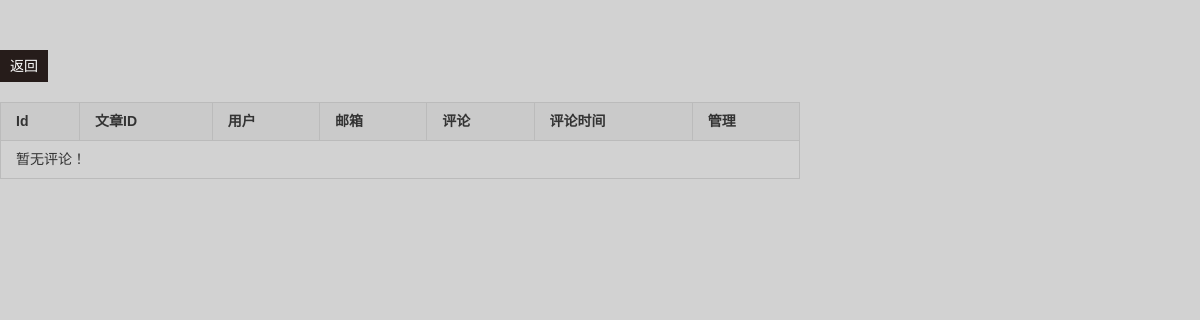
The page /admin/settings/comment-list.php (signed in) on the database as committed earlier.
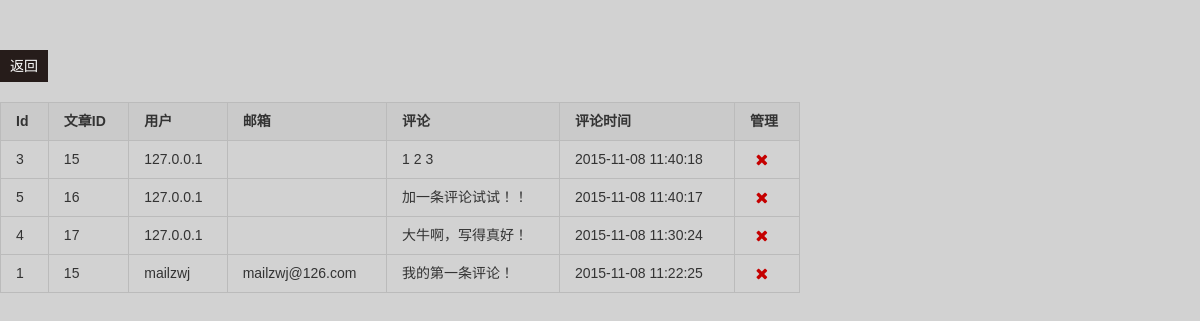
The same page on the database as committed later.
### tables this page shows
CREATE TABLE `comments` (
  `id` int(10) NOT NULL AUTO_INCREMENT,
  `articleid` int(10) NOT NULL,
  `user` varchar(255) DEFAULT NULL,
  `email` varchar(255) DEFAULT NULL,
  `content` text,
  `parentid` int(10) DEFAULT NULL,
  `reply_path` varchar(255) DEFAULT NULL,
  `reply_time` timestamp NULL DEFAULT CURRENT_TIMESTAMP ON UPDATE CURRENT_TIMESTAMP,
  `deleted` int(2) DEFAULT '1',
  PRIMARY KEY (`id`)
);

### admin/settings/comment-list.php (the view, shortened to what this page needs)
<!DOCTYPE html>
<html>
<head>
    <link rel="stylesheet" href="../assets/base/normalize.css">
    <link rel="stylesheet" href="../assets/base/common.css">
    <link rel="stylesheet" href="../assets/comment/list.css">
</head>
<body>
<?php
    $page = isset($_GET['page']) ? $_GET['page'] : 1;
    $page = intval($page);
    $pageSize = 15;
    $start = ($page - 1) * $pageSize;
    $end = $start + $pageSize;
    $rs = mysql_query('SELECT * FROM comments WHERE deleted=0 ORDER BY reply_time DESC LIMIT ' . $start . ',' . $end);
    $rows = mysql_num_rows($rs);
?>
<div class="set-wrap">
    <a href="./comment-review.php" target="_self" class="add-article">
        返回
    </a>
    <div class="art-table">
        <table class="art-list">
            <thead>
                <tr>
                    <th>Id</th>
                    <th>文章ID</th>
                    <th>用户</th>
                    <th>邮箱</th>
                    <th>评论</th>
                    <th>评论时间</th>
                    <th>管理</th>
                </tr>
            </thead>
            <tbody>
                <?php
                    if (!$rows) {
                ?>
                <tr>
                    <td colspan="7">暂无评论！</td>
                </tr>
                <?php
                    } else {
                        while($row = mysql_fetch_array($rs)) {
                ?>
                <tr>
                    <td><?php echo $row['id']; ?></td>
                    <td><?php echo $row['articleid']; ?></td>
                    <td><?php echo htmlspecialchars($row['user']); ?></td>
                    <td><?php echo htmlspecialchars($row['email']); ?></td>
                    <td><?php echo htmlspecialchars($row['content']); ?></td>
                    <td><?php echo $row['reply_time']; ?></td>
                    <td>
                        <a href="./comment-del.php?id=<?php echo $row['id']; ?>&artid=<?php echo $row['articleid']; ?>" target="_self" class="art-del"><span class="icon-remove11"></span></a>
                    </td>
                </tr>
                <?php
                        }
                    }
                ?>
            </tbody>
        </table>
    </div>
</div>
</body>
</html>

Rows that differ between the two databases and show on the page:
added comments: id "3", articleid "15", user "127.0.0.1", content "1 2 3", reply_time "2015-11-08 11:40:18"
added comments: id "5", articleid "16", user "127.0.0.1", content "加一条评论试试！！", reply_time "2015-11-08 11:40:17"
added comments: id "4", articleid "17", user "127.0.0.1", content "大牛啊，写得真好！", reply_time "2015-11-08 11:30:24"
added comments: id "1", articleid "15", user "mailzwj", email "mailzwj@126.com", content "我的第一条评论！", reply_time "2015-11-08 11:22:25"
Other text that changed with them:
text no longer shown: "暂无评论！"
